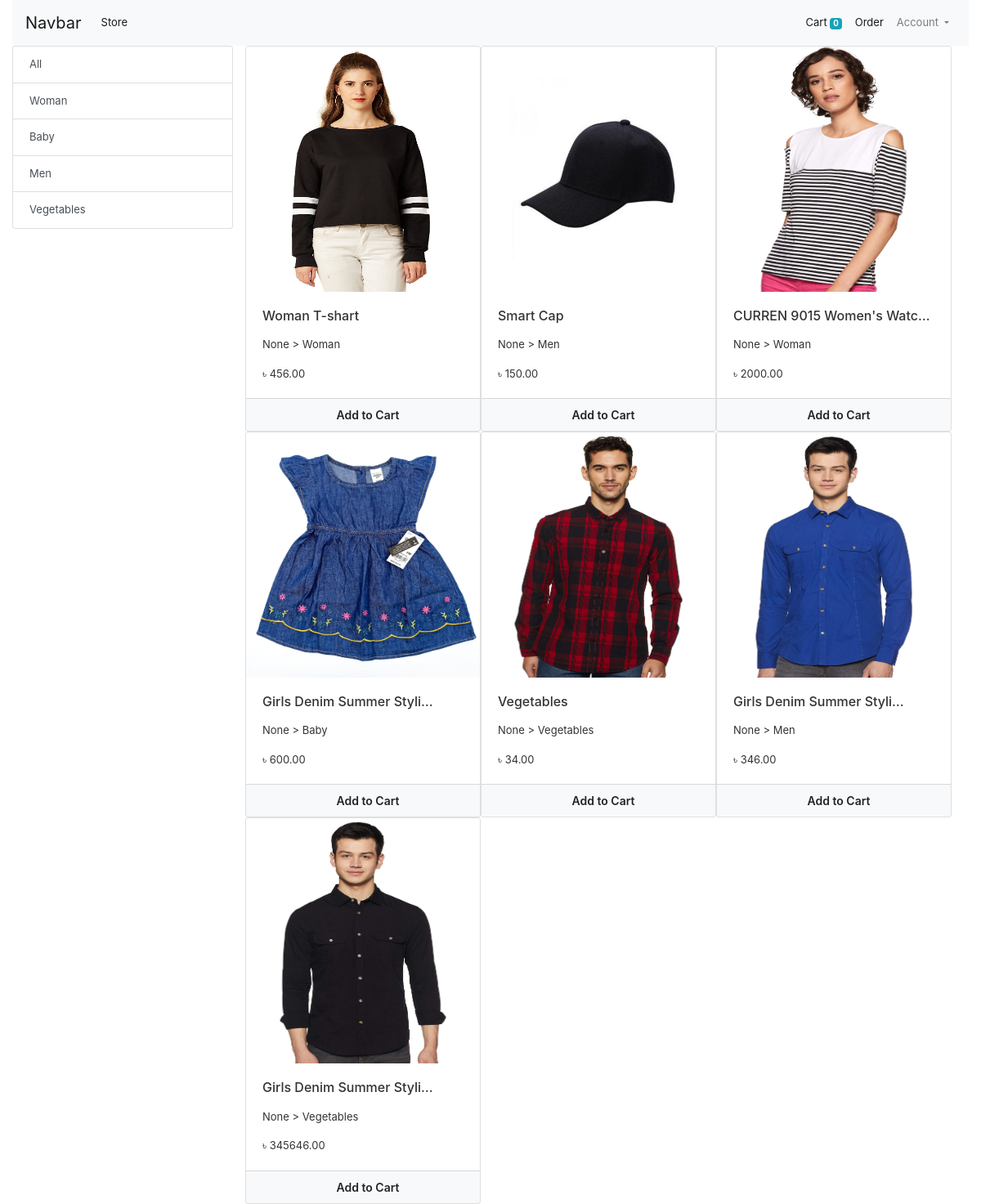
The app's page / (signed in) with its own data.
### store/models/model_category.py (models this page shows)
class Category(MPTTModel):
    name = models.CharField(max_length=20)
    parent = TreeForeignKey(
        'self',
        on_delete=models.PROTECT,
        null=True,
        blank=True,
        related_name='children',
        db_index=True,
        )
    class MPTTMeta:
        order_insertion_by = ['name']
    def __str__(self):
        return self.name

### store/models/model_product.py (models this page shows, shortened)
class Product(models.Model):
    category = models.ForeignKey(Category, on_delete=models.CASCADE, related_name='products')
    name = models.CharField(max_length=100)
    price = models.DecimalField(max_digits=12, decimal_places=2)
    sell_price = models.DecimalField(max_digits=12, decimal_places=2)
    discription = models.TextField()
    code = models.CharField(max_length=25, unique=True)
    image = models.ImageField(upload_to='uplode/product_image/')
    date = models.DateTimeField(auto_now_add=True)
    @staticmethod
    def get_all_products():
        return Product.objects.all()

### store/views/home.py (the view, shortened to what this page needs)
# urls.py: path('', Index.as_view(), name='home'),
class Index(View):
    def get(self, request):
        products = None
        categorys = Category.objects.all()
        categoryID = request.GET.get('category')
        if categoryID:
            products = Product.get_all_products_by_id(categoryID)
        else:
            products = Product.get_all_products()
        contex = {
            'products':products,
            'categorys':categorys,
        }
        return render(request, 'index.html', contex)

### store/templatetags/custom_filter.py (called while the page is built)
@register.filter(name='currency')
def currency(number):
    return "৳ " + str(number)

### store/templates/index.html (shortened to what this page needs)
{% extends 'base.html' %}
{% load mptt_tags %}
{% block content %}
{% load cart %}
{% load custom_filter %}
    <div class="container-fluid">
        <div class="row">
            <div class="col-lg-3 mx-auto">
                <div class="list-group">
                    <a href="/" class="list-group-item list-group-item-action">All</a>
                    {% for category in categorys %}
                    <a href="/?category={{ category.id }}" class="list-group-item list-group-item-action">
                        {{ category.name }}</a>
                    {% endfor %}
                </div>
            </div>
        <div id="products" class="col-lg-9 mx-auto">
            <div class="row">
                {% for product in products %}
                    <div class="card" id={{product.id}} style="width: 18rem;">
                        <img height="300" src="{{ product.image.url }}" class="card-img-top" alt="...">
                        <div class="card-body">
                            <h6 class="card-title"><p style="cursor: pointer;" title="{{ product.name }}">{{ product.name|truncatechars:25 }}</p></h6>
                            <p class="card-text">{{ product.category.parent }} > {{ product.category }}</p>
                            <p class="card-text">{{ product.price|currency }}</p>
                        </div>
                        <div class="card-footer p-0">
                            {% if product|is_in_cart:request.session.cart %}
                            <div class="row no-gutters">
                                <form action="/#{{product.id}}" class="col-2" method="post">
                                    {% csrf_token %}
                                    <input hidden type="text" name="product" value="{{ product.id }}">
                                    <input hidden type="text" name="remove" value="True">
                                    <input type="submit" value="-" class="col-2  btn btn-block btn-info">
                                </form>
                                <div class="text-center col cart_quantity">{{ product|cart_quantity:request.session.cart }} in Cart</div>
                                <form action="/#{{product.id}}" class="col-2" method="post">
                                    {% csrf_token %}
                                    <input hidden type="text" name="product" value="{{ product.id }}">
                                    <input type="submit" value="+" class="col-2  btn btn-block btn-info">
                                </form>
                            </div>
                            {% else %}
                            <form action="/#{{product.id}}" method="POST" class="btn-block">
                                <input type="submit" href="#" class="btn btn-light btn-sm btn-block py-2 add-to-cart" value="Add to Cart">
                            </form>
                            {% endif %}
                        </div>
                    </div>
                {% endfor %}
            </div>
        </div>
    </div>
    </div>
    {% endblock %}

### static/css/style.css (style rules this page uses)
* { margin: 0; padding: 0; outline: 0; }
.btn:not(:disabled):not(.disabled) { padding-left: 20px; }
.add-to-cart { font-weight: 600; }
body { color: #333; font-size: 13px; margin: 0; }

### records on screen
Category: name "Woman"
Category: name "Baby"
Category: name "Men"
Category: name "Vegetables"
Product: image (picture), name "Woman T-shart", category.parent "None", category "Woman", price "৳ 456.00"
Product: image (picture), name "Smart Cap", category.parent "None", category "Men", price "৳ 150.00"
Product: image (picture), name "CURREN 9015 Women's Watc…", category.parent "None", category "Woman", price "৳ 2000.00"
Product: image (picture), name "Girls Denim Summer Styli…", category.parent "None", category "Baby", price "৳ 600.00"
Product: image (picture), name "Vegetables", category.parent "None", category "Vegetables", price "৳ 34.00"
Product: image (picture), name "Girls Denim Summer Styli…", category.parent "None", category "Men", price "৳ 346.00"
Product: image (picture), name "Girls Denim Summer Styli…", category.parent "None", category "Vegetables", price "৳ 345646.00"

### other values on screen
{{ request.session.cart.keys|length }} "0"
